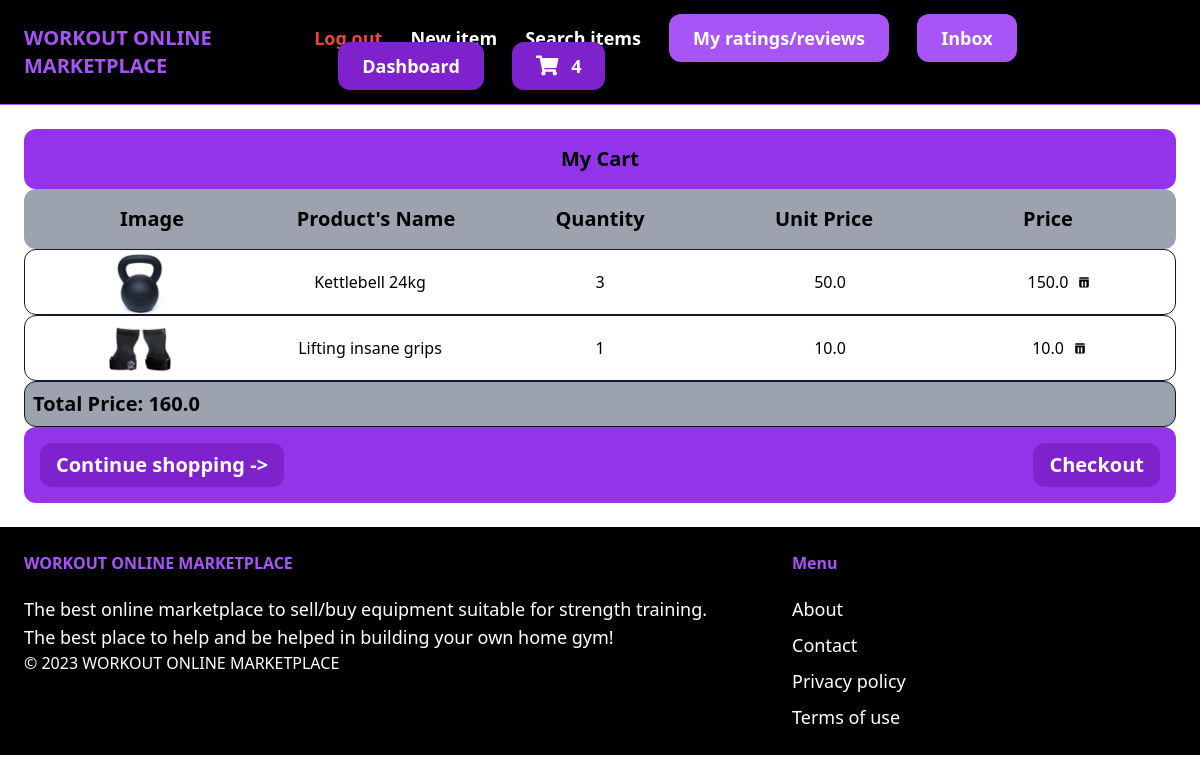
Before: /cart/ (signed in) with the older database file.
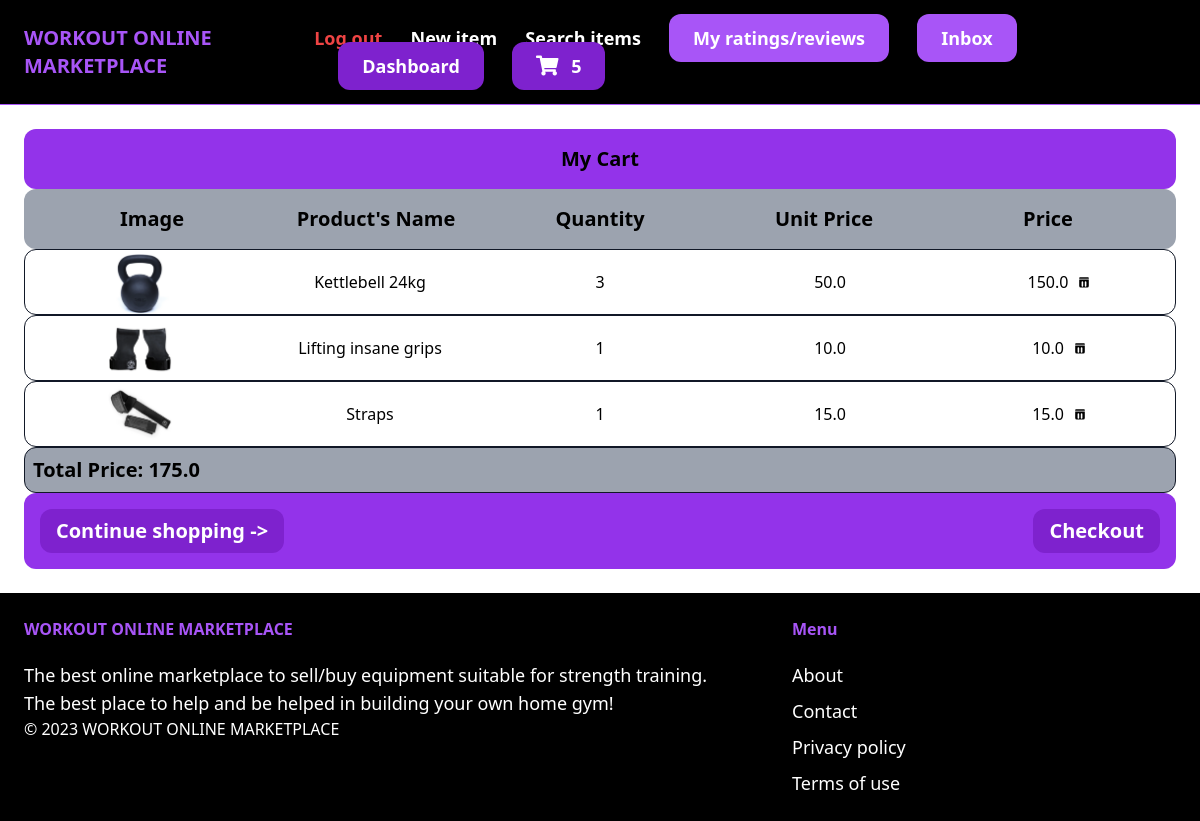
After: the same page with the newer database file.
### core/models.py (models this page shows, shortened)
class Cart(models.Model):
    id = models.UUIDField(primary_key=True, default=uuid.uuid4)
    user = models.ForeignKey(User, on_delete=models.CASCADE)
    completed = models.BooleanField(default=False)
    @property
    def totalPrice(self):
        cartItems = self.cartItems.all()
        total = sum([item.item.price * item.quantity for item in cartItems])
        return total
    @property
    def numOfItems(self):
        cartItems = self.cartItems.all()
        quantity = sum([item.quantity for item in cartItems])
        return quantity

class CartItem(models.Model):
    item = models.ForeignKey(Item, on_delete=models.CASCADE, related_name='itemsCart')
    cart = models.ForeignKey(Cart, on_delete=models.CASCADE, related_name='cartItems')
    quantity = models.IntegerField(default=0)

### item/models.py (models this page shows, shortened)
class Item(models.Model):
    name = models.CharField(max_length=255)
    category = models.ForeignKey(Category, related_name='items', on_delete=models.CASCADE)
    description = models.TextField(blank=True, null=True)
    price = models.FloatField()
    image = models.ImageField(upload_to='item_images', blank=True, null=True)
    isSold = models.BooleanField(default=False)
    createdAt = models.DateTimeField(auto_now_add=True)
    createdBy = models.ForeignKey(User, related_name='items', on_delete=models.CASCADE)

### core/views.py (the view)
# urls.py: path('cart/', views.cart, name='cart'),
def cart(request):
    cart = None
    cartItems = []
    if request.user.is_authenticated:
        cart, created = Cart.objects.get_or_create(user=request.user, completed=False)
        cartItems = cart.cartItems.all()
        for cartItem in cartItems:
            cartItem.total_price = cartItem.quantity * cartItem.item.price
    context = {'cart': cart, 'cartItems': cartItems}
    return render(request, 'core/cart.html', context)

### core/templates/core/cart.html (shortened to what this page needs)
{% extends 'core/base.html' %}
{% block content %}
<div class="shoppingCart">
    <h2 class="font-bold bg-purple-600 text-center rounded-xl text-xl p-4">My Cart</h2>
    <div class="grid grid-cols-5 text-center font-bold bg-gray-400 rounded-xl text-xl p-4">
        <div><h4>Image</h4></div>
        <div><h4>Product's Name</h4></div>
        <div><h4>Quantity</h4></div>
        <div><h4>Unit Price</h4></div>
        <div><h4>Price</h4></div>
    </div>
    {% for cartItem in cartItems %}
    <div class="border border-gray-900 rounded-xl">
        <div class="grid grid-cols-5 text-center items-center">
            <div>
                <img src="{{ cartItem.item.image.url }}" alt="{{ cartItem.item.name }}" class="productImage h-16 w-16 mx-auto">
            </div>
            <div>{{ cartItem.item.name }}</div>
            <div>{{ cartItem.quantity }}</div>
            <div>{{ cartItem.item.price }}</div>
            <div class="flex items-center justify-center">
                <span class="mr-2">{{ cartItem.total_price }}</span>
                <button data-item-id="{{ cartItem.item.id }}" onClick= removeFromCart("{{ cartItem.item.id }}") class="flex items-center justify-center bg-transparent border-none outline-none cursor-pointer" id="removeButton">
                </button>
            </div>
        </div>
    </div>
    {% endfor %}
    <div class="font-semibold text-xl border border-gray-900 bg-gray-400 rounded-xl p-2">
        <h1>Total Price: {{ cart.totalPrice }}</h1>
    </div>
    <h2 class="font-bold bg-purple-600 text-center rounded-xl text-xl p-4">
        <div class="flex justify-between">
            <a href="{% url 'item:items' %}" class="px-4 py-2 bg-purple-700 text-white rounded-xl hover:bg-purple-900">Continue shopping -></a>
            <a href="{% url 'core:checkout' %}" class="px-4 py-2 bg-purple-700 text-white rounded-xl hover:bg-purple-900">Checkout</a>
        </div>
    </h2>
</div>
{% endblock %}

### core/templates/core/base.html (shortened to what this page needs)
{% load static %}
<!DOCTYPE html>
<html lang="en">
    <head>
        <script src="https://cdn.tailwindcss.com"></script>
        <link rel="stylesheet" href="https://cdnjs.cloudflare.com/ajax/libs/font-awesome/5.15.3/css/all.min.css">
    </head>
    <body>
        <nav class="px-6 py-6 flex justify-between items-center border-b border-purple-500 bg-black">
            <a href="/" class="text-xl font-semibold text-purple-500">WORKOUT ONLINE MARKETPLACE</a>
            <div class="space-x-6">
                {% if request.user.is_authenticated %}
                    <a href="{% url 'core:logout' %}" class="text-lg text-red-500 font-semibold hover:text-purple-500">Log out</a>
                {% endif %}
                <a href="{% url 'item:new' %}" class="text-lg text-white font-semibold hover:text-purple-500">New item</a>
                <a href="{% url 'item:items' %}" class="text-lg text-white font-semibold hover:text-purple-500">Search items</a>
                {% if request.user.is_authenticated %}
                    <a href="{% url 'ratingsANDreviews:myRatingsAndMyReviews' %}" class="px-6 py-3 text-lg font-semibold bg-purple-500 text-white rounded-xl hover:bg-purple-700">My ratings/reviews</a>
                    <a href="{% url 'conversation:inbox' %}" class="px-6 py-3 text-lg font-semibold bg-purple-500 text-white rounded-xl hover:bg-purple-700">Inbox</a>
                    <a href="{% url 'dashboard:index' %}" class="px-6 py-3 text-lg font-semibold bg-purple-700 text-white rounded-xl hover:bg-purple-900">Dashboard</a>
                    <a href="{% url 'core:cart' %}" class="px-6 py-3 text-lg font-semibold bg-purple-700 text-white rounded-xl hover:bg-purple-900">
                        <span style="font-size: 20px; color: white; padding-right: 0.5rem;"><i class="fas fa-shopping-cart"></i></span>
                        <span id="numOfItems">{{cart.numOfItems}}</span>
                    </a>
                {% else %}
                    <a href="{% url 'core:signup' %}" class="px-6 py-3 text-lg font-semibold bg-purple-500 text-white rounded-xl hover:bg-purple-700">Sign up</a>
                    <a href="{% url 'core:login' %}" class="px-6 py-3 text-lg font-semibold bg-purple-700 text-white rounded-xl hover:bg-purple-900">Log in</a>
                {% endif %}
            </div>
        </nav>
        <div class="px-6 py-6">
            {% block content %}
            {% endblock %}
        </div>
        <footer class="px-6 py-6 flex justify-between bg-black">
            <div class="w-2/3 pr-10">
                <h3 class="mb-5 font-semibold text-purple-500">WORKOUT ONLINE MARKETPLACE</h3>
                <p class="text-lg text-white">The best online marketplace to sell/buy equipment suitable for strength training.</p>
                <p class="text-lg text-white">The best place to help and be helped in building your own home gym!</p>
                <p class="text-white font-thin">© 2023 WORKOUT ONLINE MARKETPLACE</p>
            </div>
            <div class="w-1/3">
                <h3 class="mb-5 font-semibold text-purple-500">Menu</h3>
                <ul class="space-y-2">
                    <li> <a href="#" class="text-lg text-white hover:text-purple-700">About</a> </li>
                    <li> <a href="{% url 'core:contact' %}" class="text-lg text-white hover:text-purple-700">Contact</a> </li>
                    <li> <a href="#" class="text-lg text-white hover:text-purple-700">Privacy policy</a> </li>
                    <li> <a href="#" class="text-lg text-white hover:text-purple-700">Terms of use</a> </li>
                </ul>
            </div>
        </footer>
    </body>
<html>

Changed rows visible on the page:
computed for Cart: numOfItems "4" → "5"; totalPrice "160.0" → "175.0"
added CartItem: item.image (picture), item.name "Straps", quantity "1", item.price "15.0", total_price "15.0"
